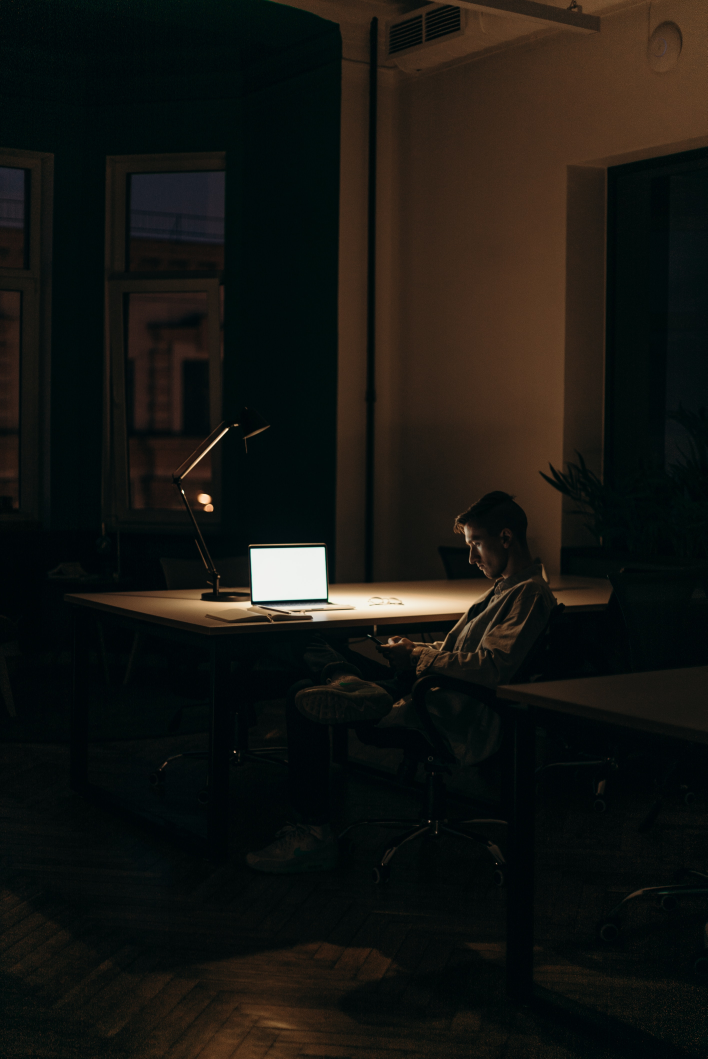
#> input picture SEM-III/ML/operations/images/forContrast.jpg, 2829 x 4235 px (shown at 1/4 size)
$ python 10_Enhancing_Contrast_to_Images.py
#> lines starting #> are read from the running program, lines starting #| are printed output that depends on the picture
import cv2

img = cv2.imread('../images/forContrast.jpg',0)
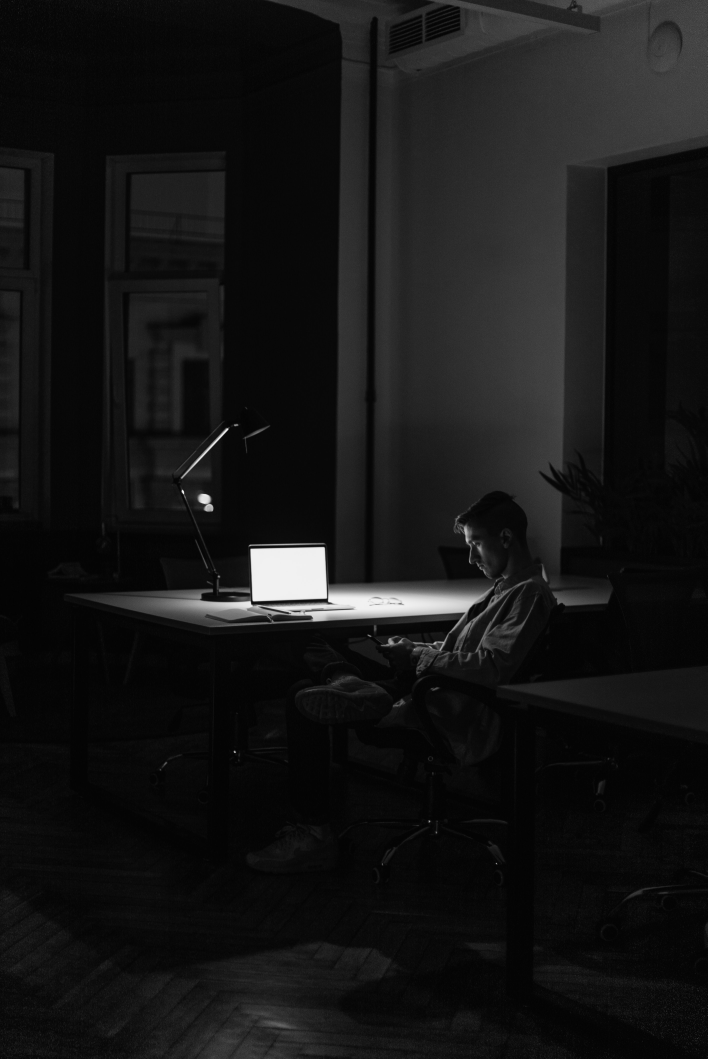
#> img: shape (4235, 2829) (shown at 1/4 size); min 0, max 254, mean 21.4
img = cv2.resize(img, (img.shape[1] // 5, img.shape[0] // 5))
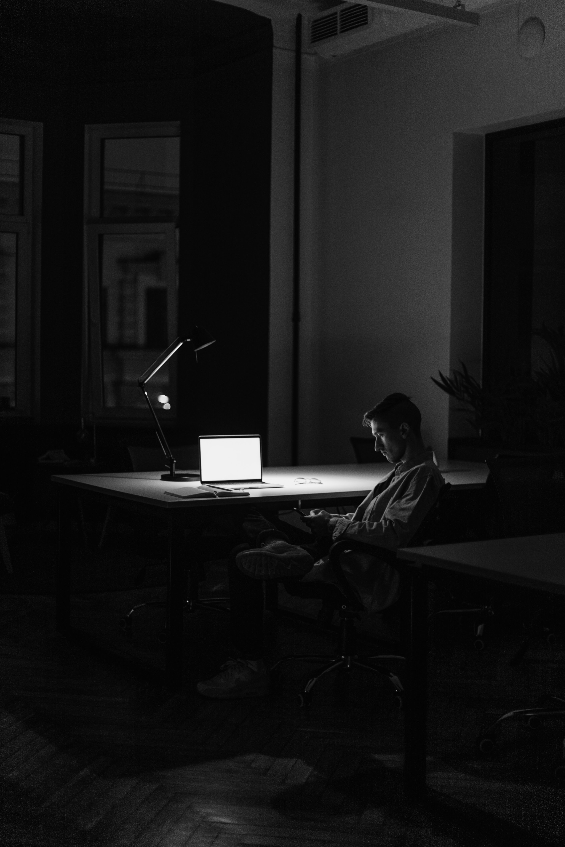
#> img: shape (847, 565); min 0, max 243, mean 21.4

contrast = cv2.equalizeHist(img)
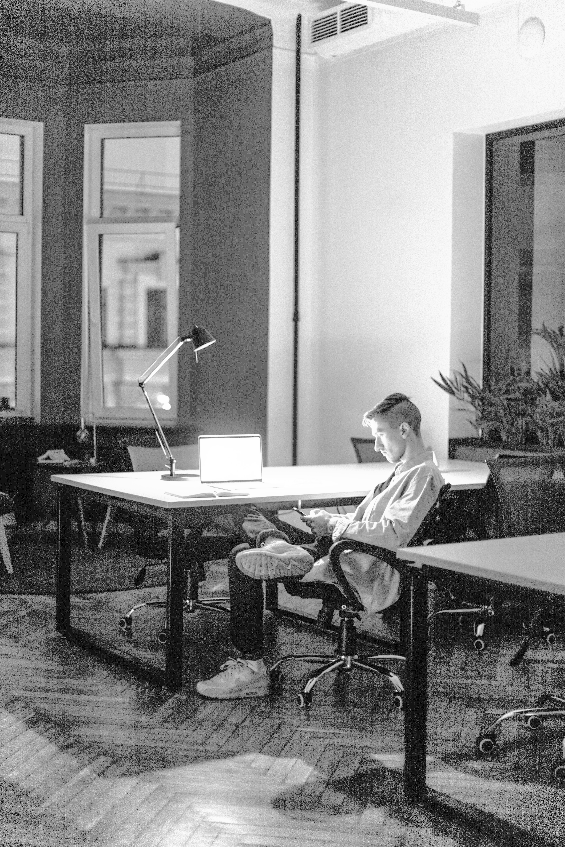
#> contrast: shape (847, 565); min 0, max 255, mean 133

cv2.imshow("ORIGINAL", img)
cv2.imshow("CONTRAST", contrast)
cv2.waitKey(0)
